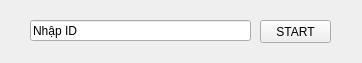
<?xml version="1.0" encoding="UTF-8"?>
<ui version="4.0">
 <class>Form</class>
 <widget class="QWidget" name="Form">
  <property name="geometry">
   <rect>
    <x>0</x>
    <y>0</y>
    <width>362</width>
    <height>63</height>
   </rect>
  </property>
  <property name="windowTitle">
   <string>Form</string>
  </property>
  <widget class="QPushButton" name="Start_Button">
   <property name="geometry">
    <rect>
     <x>260</x>
     <y>20</y>
     <width>71</width>
     <height>23</height>
    </rect>
   </property>
   <property name="text">
    <string>START</string>
   </property>
  </widget>
  <widget class="QLineEdit" name="lineEdit">
   <property name="geometry">
    <rect>
     <x>30</x>
     <y>20</y>
     <width>221</width>
     <height>21</height>
    </rect>
   </property>
   <property name="text">
    <string>Nhập ID</string>
   </property>
  </widget>
 </widget>
 <resources/>
 <connections/>
</ui>
